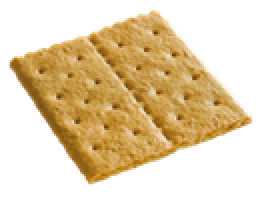
#> input picture pygame_game/smore_game/images/cracker.png, 130 x 100 px, found by its file name (shown 2 times larger)
$ python change_angle_of_image.py
#> lines starting #> are read from the running program, lines starting #| are printed output that depends on the picture
from PIL import Image

def change_angle(angle, ipnut_path, output_path):
#> called with angle = -45
    Image.open(ipnut_path).rotate(angle).save(output_path)
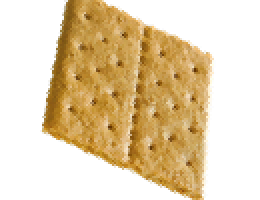
#> saved as gfh.png: PIL image 130x100 RGBA (shown 2 times larger); mean R, G, B, A 93.5, 73.5, 38.8, 116.7; transparent parts drawn white

change_angle(-45, r"C:\Projects\boy\pygame_game\smore_game\images\cracker.png", r"C:\Projects\boy\pygame_game\smore_game\images\gfh.png")

$ run again, with pygame_game/smore_game/images/burnt_marshmellow.png copied over pygame_game/smore_game/images/cracker.png
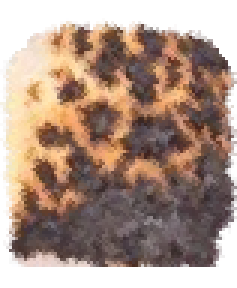
#> input picture pygame_game/smore_game/images/burnt_marshmellow.png, 79 x 96 px, found by its file name (shown 3 times larger)
#> in change_angle, `Image.open(ipnut_path).rotate(angle).save(output_path)`:
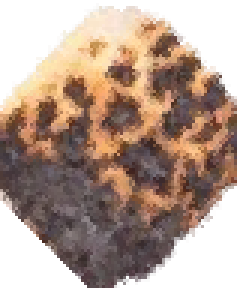
#> saved as gfh.png: PIL image 79x96 RGBA (shown 3 times larger); mean R, G, B, A 108, 84.4, 70.7, 179.1; transparent parts drawn white

$ run again, with pygame_game/smore_game/images/dark_chocolate.png copied over pygame_game/smore_game/images/cracker.png
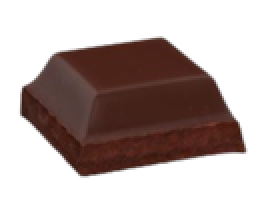
#> input picture pygame_game/smore_game/images/dark_chocolate.png, 131 x 100 px, found by its file name (shown 2 times larger)
#> in change_angle, `Image.open(ipnut_path).rotate(angle).save(output_path)`:
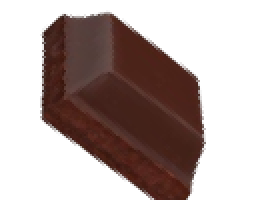
#> saved as gfh.png: PIL image 131x100 RGBA (shown 2 times larger); mean R, G, B, A 33.2, 18.6, 15.4, 104.4; transparent parts drawn white

$ run again, with pygame_game/smore_game/images/marshmellow.png copied over pygame_game/smore_game/images/cracker.png
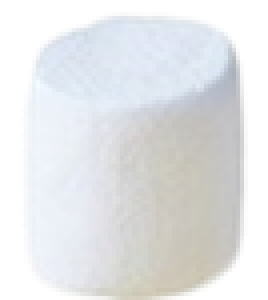
#> input picture pygame_game/smore_game/images/marshmellow.png, 67 x 75 px, found by its file name (shown 4 times larger)
#> in change_angle, `Image.open(ipnut_path).rotate(angle).save(output_path)`:
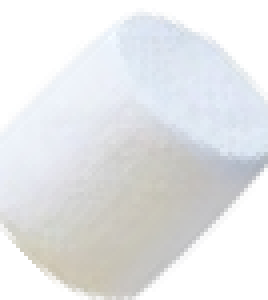
#> saved as gfh.png: PIL image 67x75 RGBA (shown 4 times larger); mean R, G, B, A 155.2, 156.9, 158.5, 170.3; transparent parts drawn white
